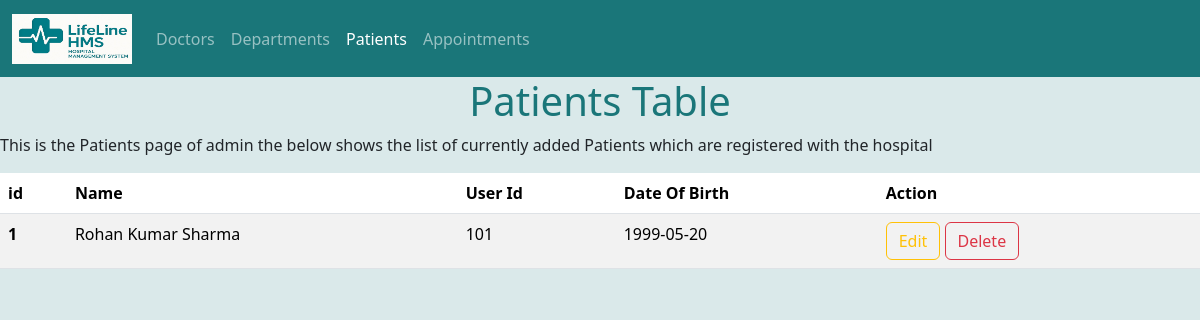
Page /SignedIn/admin/patients on the earlier database version.
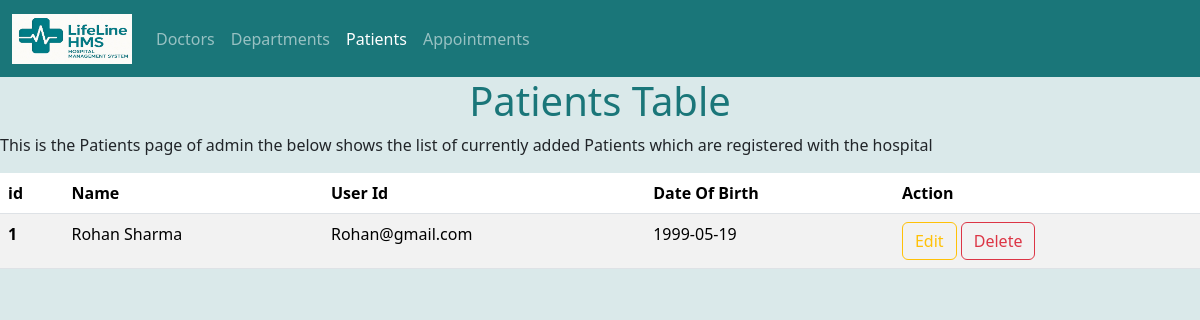
Same page on the later database version.
### app/models.py (models this page shows, shortened)
class Patient(db.Model):
    __tablename__ = "patients"
    id = db.Column(db.Integer, primary_key=True)
    user_id = db.Column(db.Integer, db.ForeignKey("users.id", ondelete="CASCADE"), nullable=False, unique=True)
    user = db.relationship("User", backref=db.backref("patient", uselist=False, cascade="all,delete"))
    dob = db.Column(db.Date)
    gender = db.Column(db.String(10))
    address = db.Column(db.String(200))
    appointments = db.relationship("Appointment", back_populates="patient", cascade="all,delete-orphan")

### app/app.py (the view)
@app.route('/SignedIn/admin/patients')
def patients():
    conn = sqlite3.connect('./instance/dev.db')
    c = conn.cursor()
    c.execute("SELECT id,First_name, Middle_name,Last_name, user_id, dob,gender,Mobile, address FROM patients")
    allPatients = c.fetchall()
    print(allPatients)
    conn.close()
    return render_template('SignedIn/patients.html', allPatients=allPatients,)

### app/templates/SignedIn/patients.html (shortened to what this page needs)
<!doctype html>
<html lang="en">
  <head>
    <link href="https://cdn.jsdelivr.net/npm/bootstrap@5.3.8/dist/css/bootstrap.min.css" rel="stylesheet">
    <link rel="stylesheet" href="./style/style.css">
  </head>
  <body style="background-color:#dae9ea;">
    <nav class="navbar navbar-expand-lg navbar-dark" style="background-color: #1a7679;">
        <div class="container-fluid">
            <a class="navbar-brand" href="/SignedIn/admin/Doctors">
                <img src="../../static/logo.jpg" alt="Logo" width="120" height="50" class="d-inline-block align-text-top">
            </a>
            <div class="collapse navbar-collapse" id="navbarNavDropdown">
                <ul class="navbar-nav">
                    <li class="nav-item">
                        <a class="nav-link" aria-current="page" href="/SignedIn/admin/Doctors">Doctors</a>
                    </li>
                    <li class="nav-item">
                        <a class="nav-link" href="/SignedIn/admin/Departments">Departments</a>
                    </li>
                    <li class="nav-item">
                        <a class="nav-link active" href="/SignedIn/admin/patients">Patients</a>
                    </li>
                    <li class="nav-item">
                        <a class="nav-link" href="/SignedIn/admin/Appointments">Appointments</a>
                    </li>
                </ul>
            </div>
        </div>
    </nav>
    <div>
      <h1 style="text-align: center; color: #1a7679;">Patients Table</h1>
      <p> This is the Patients page of admin the below shows the list of currently added Patients which are registered with the hospital</p>
    </div>
    <div class="table-responsive">
      <table class="table table-striped table-hover">
        <thead>
          <tr>
            <th scope="col">id</th>
            <th scope="col">Name</th>
            <th scope="col">User Id</th>
            <th scope="col">Date Of Birth</th>
            <th scope="col">Action</th>
          </tr>
        </thead>
        <tbody>
          {% for Patient in allPatients %}
            <tr>
              <th scope="row">{{Patient[0]}}</th>
              <td>{{Patient[1]}} {{Patient[2]}} {{Patient[3]}}</td>
              <td>{{Patient[4]}}</td>
              <td>{{Patient[5]}}</td>
              <td>
                <button type="button" class="btn btn-outline-warning"
                    data-bs-toggle="modal"
                    data-bs-target="#editModal"
                    data-id="{{ Patient[0] }}"
                    data-u-id="{{ Patient[4] }}"
                    data-fname="{{ Patient[1]|e }}"
                    data-mname="{{ Patient[2]|e }}"
                    data-lname="{{ Patient[3]|e }}"
                    data-dob="{{ Patient[5]|e }}"
                    data-gender="{{ Patient[6]|e }}"
                    data-mobile="{{ Patient[7]|e }}"
                    data-address="{{ Patient[8]|e }}"
                    >
                    Edit
                </button>
                <a class="btn btn-outline-danger" href="{{ url_for('user_delete', user_id=Patient[4]) }}">
                  Delete
                </a>
              </td>
            </tr>
          {% endfor %}
        </tbody>
      </table>
    </div>
  </body>
</html>

Differences in the rows shown:
changed Patient "Rohan": user "101" → "Rohan@gmail.com"; dob "1999-05-20" → "1999-05-19"; Middle_Name "Kumar" → (not shown)
